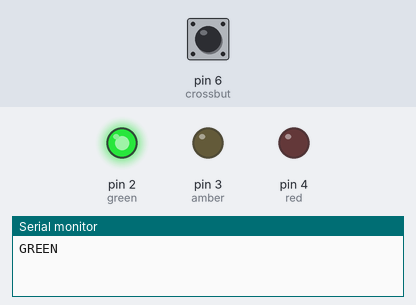
This sketch was run on a simulated Arduino Uno, built with avr-gcc and run on an emulated ATmega328P. On the bench: output pins drawn as LEDs (lit = HIGH), the last lines printed to the serial monitor. The test bench sets the inputs (shaded band); at power-on: pin 6 (crossbut) LOW.

Above: at 1.2 s.
1.3 s: pin 6 (crossbut) pulled HIGH for 0.15 s
At 7.1 s:
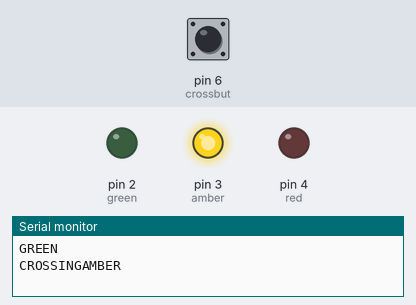
At 8.2 s:
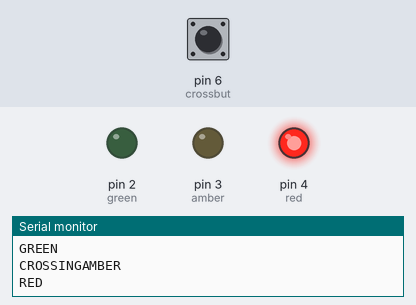
Timing chart, 0 to 15.8 s (numbered marks = the images above; inputs shaded):
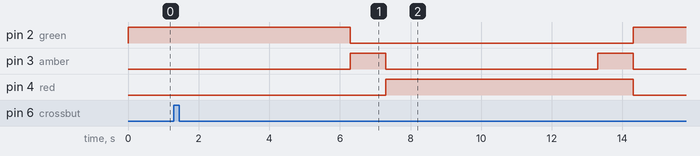

The sketch:

TrafficLightButton.ino
```cpp
int green = 2;
int amber = 3; //I don't have a yellow LED so I'm using a blue one in the physical model
int red = 4;

int crossbut = 6; //button input

void setup() {
  pinMode (green, OUTPUT);
  pinMode (amber, OUTPUT);
  pinMode (red, OUTPUT); //setting up the traffic lights

  digitalWrite (green, LOW);
  digitalWrite (amber, LOW);
  digitalWrite (red, LOW);

  pinMode (crossbut, INPUT); //setting up button input

  Serial.begin(9600);

}

void loop() {
  digitalWrite (red, LOW);//basic traffic light motion setup
  digitalWrite(amber, LOW);
  digitalWrite (green, HIGH);
  Serial.println("GREEN");
  greenlight(); //calls function greenlight


  digitalWrite (green, LOW);
  digitalWrite (amber, HIGH);
  Serial.println("AMBER");
  delay(1000);

  digitalWrite (amber, LOW);
  digitalWrite (red, HIGH);
  Serial.println("RED");
  delay(6000);

  digitalWrite (amber, HIGH);
  digitalWrite (red, HIGH);

  Serial.println("RED/AMBER");
  delay(1000);


}

void greenlight(){

  for (int i=1; 1<10; i++){
    int state = digitalRead(crossbut);

    if (state == 1) {
      Serial.print("CROSSING");
      delay (5000);
      return; //when the button is pressed, displays 'CROSSING' on serial monitor then returns to the traffic light loop
    }
  }
}
```

Measured:
- after the input at 1.3 s, pin 2 (green): HIGH → LOW after 5.0 s, → HIGH 8.0 s later; pin 3 (amber): alternates HIGH for 1.0 s and LOW for 6.0 s, starting after 5.0 s; pin 4 (red): LOW → HIGH after 6.0 s, → LOW 7.0 s later
